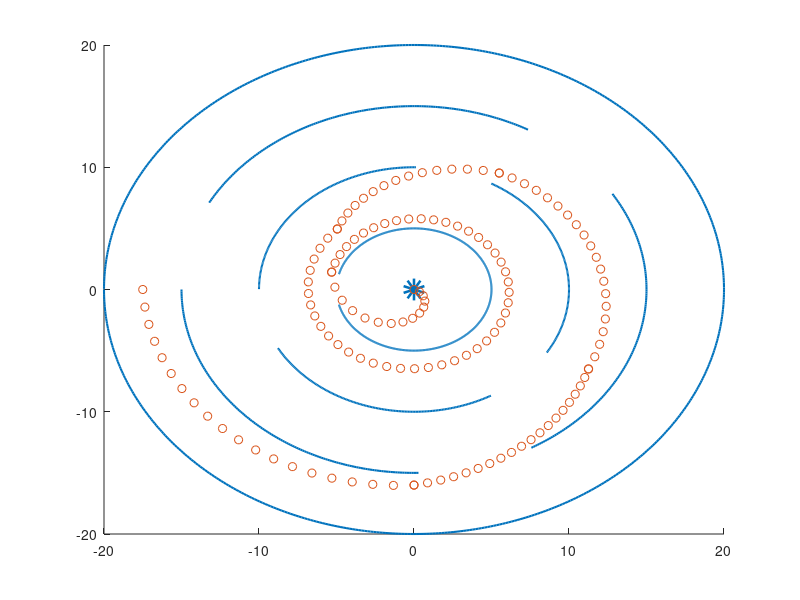

The MATLAB script that drew this image: (Note: this script raises an error after producing the figure.)
%% MECH 598-Project
%% Sichao Zhang, Peiguang Wang
%%
% maze
circ = -pi : 0.01 : pi;
figure(1);
line(20*cos(circ),20*sin(circ),'linewidth',1.5);
line(15*cos(circ(1:160)),15*sin(circ(1:160)),'linewidth',1.5);
line(15*cos(circ(211:370)),15*sin(circ(211:370)),'linewidth',1.5);
line(15*cos(circ(421:580)),15*sin(circ(421:580)),'linewidth',1.5);
line(10*cos(circ(51:210)),10*sin(circ(51:210)),'linewidth',1.5);
line(10*cos(circ(261:420)),10*sin(circ(261:420)),'linewidth',1.5);
line(10*cos(circ(471:629)),10*sin(circ(471:629)),'linewidth',1.5);
line(5*cos(circ(26:604)),5*sin(circ(26:604)),'linewidth',1.5);
hold on; 
figure(1);
scatter(0,0,'linewidth',10);
hold on;

% ball
ball_x = [];
ball_y = [];
ball_x = [ball_x,-(17.5-linspace(0,1.5,20)).*cos(linspace(0,pi/2,20))];
ball_y = [ball_y,-(17.5-linspace(0,1.5,20)).*sin(linspace(0,pi/2,20))];

x_1 = ball_x(end);
y_1 = ball_y(end);
r_1 = sqrt(x_1^2+y_1^2);
ball_x = [ball_x,-(r_1-linspace(0,3,20)).*cos(linspace(pi/2,pi/2+pi/3,20))];
ball_y = [ball_y,-(r_1-linspace(0,3,20)).*sin(linspace(pi/2,pi/2+pi/3,20))];

x_2 = ball_x(end);
y_2 = ball_y(end);
r_2 = sqrt(x_2^2+y_2^2);
ball_x = [ball_x,-(r_2-linspace(0,2,20)).*cos(linspace(pi/2+pi/3,pi/2+pi/3+pi/2,20))];
ball_y = [ball_y,-(r_2-linspace(0,2,20)).*sin(linspace(pi/2+pi/3,pi/2+pi/3+pi/2,20))];

x_3 = ball_x(end);
y_3 = ball_y(end);
r_3 = sqrt(x_3^2+y_3^2);
ball_x = [ball_x,-(r_3-linspace(0,4,15)).*cos(linspace(pi/2+pi/3+pi/2,pi/2+pi/3+pi-pi/12,15))];
ball_y = [ball_y,-(r_3-linspace(0,4,15)).*sin(linspace(pi/2+pi/3+pi/2,pi/2+pi/3+pi-pi/12,15))];

x_4 = ball_x(end);
y_4 = ball_y(end);
r_4 = sqrt(x_4^2+y_4^2);
ball_x = [ball_x,-(r_4-linspace(0,1.5,50)).*cos(linspace(7/4*pi,7/4*pi+2*pi+pi/6,50))];
ball_y = [ball_y,-(r_4-linspace(0,1.5,50)).*sin(linspace(7/4*pi,7/4*pi+2*pi+pi/6,50))];

x_5 = ball_x(end);
y_5 = ball_y(end);
r_5 = sqrt(x_5^2+y_5^2);
ball_x = [ball_x,-(r_5-linspace(0,r_5,15)).*cos(linspace(7/4*pi+2*pi+pi/6,7/4*pi+2*pi+pi/6+pi,15))];
ball_y = [ball_y,-(r_5-linspace(0,r_5,15)).*sin(linspace(7/4*pi+2*pi+pi/6,7/4*pi+2*pi+pi/6+pi,15))];

ball_path = [ball_x;ball_y];
ball_size = length(ball_path);
figure(1);
scatter(ball_path(1,:),ball_path(2,:));
%%
[ legs_path ] = ball2leg( ball_path );

figure(2);
subplot(3,1,1);
plot(legs_path(1,:));
title('h_1');
subplot(3,1,2);
plot(legs_path(2,:));
title('h_2');
subplot(3,1,3);
plot(legs_path(3,:));
title('h_3');
%%
s(3,:) = legs_path(1,:)+170;
s(6,:) = legs_path(2,:)+170;
s(9,:) = legs_path(3,:)+170;